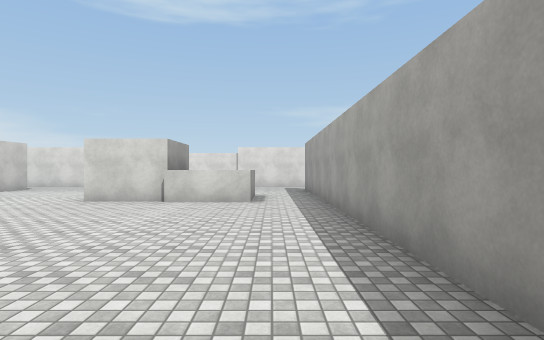
[1] (above)

17 first-person views from a walk through a 3-D level made in the Unity game engine. The camera is 1.5 m above the floor, looks level and sees 80° across. The floor is counted in squares, 2 m on a side. Each view is taken from the middle of a square. On the plan, view 1 faces up. The plan holds only what a view shows up to about 11 squares ahead; the rest is blank. The player is left out. Some animated figures are not drawn. Surface patterns are stand-ins for the level's own textures.

[2]
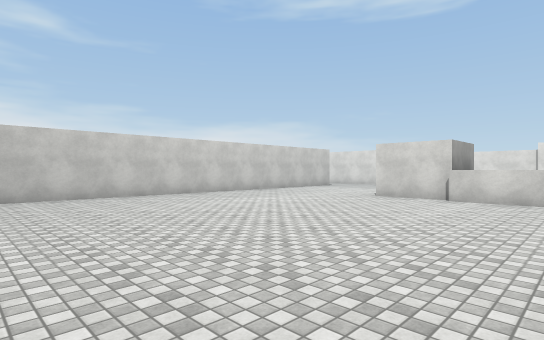

[3]
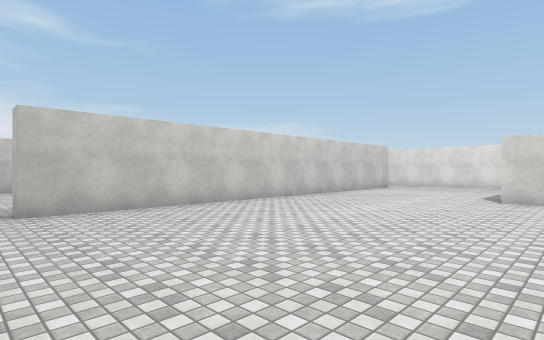

[4]
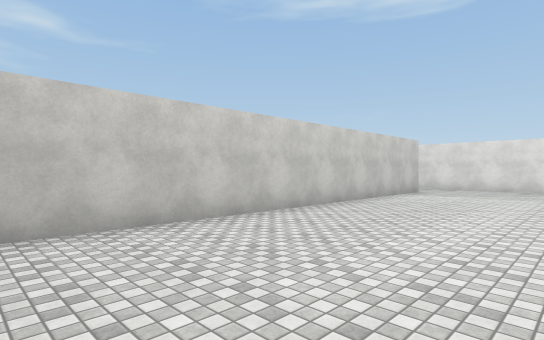

[5]
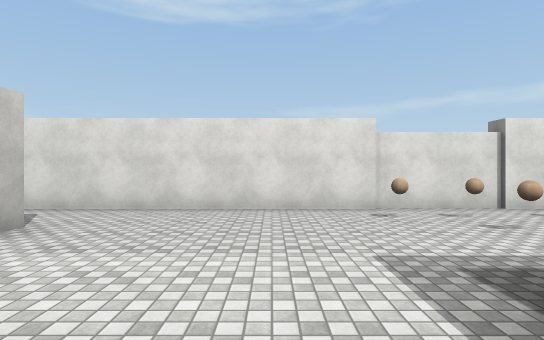

[6]
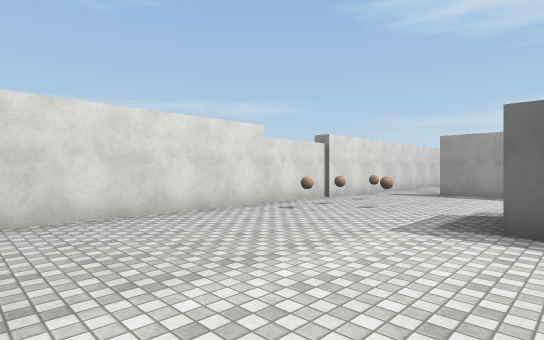

[7]
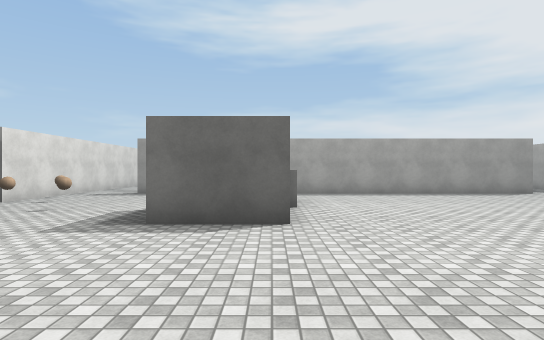

[8]
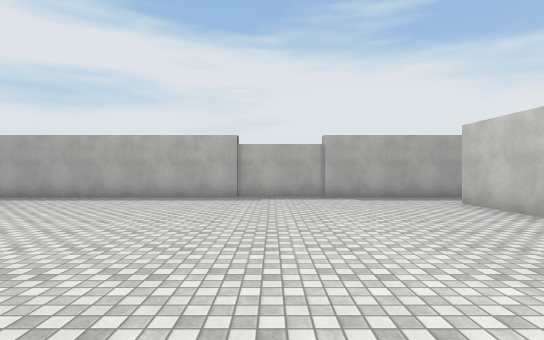

[9]
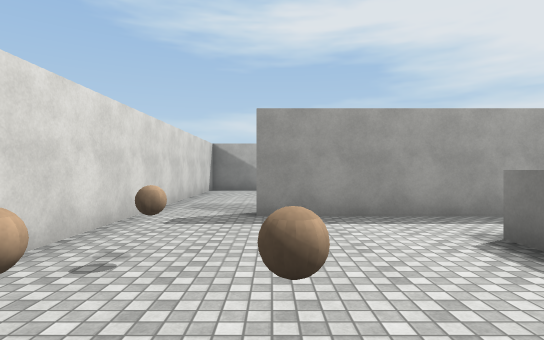

[10]
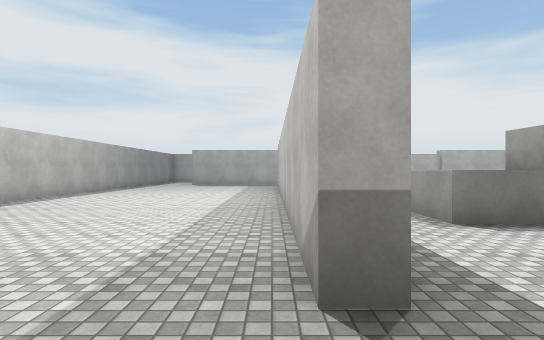

[11]
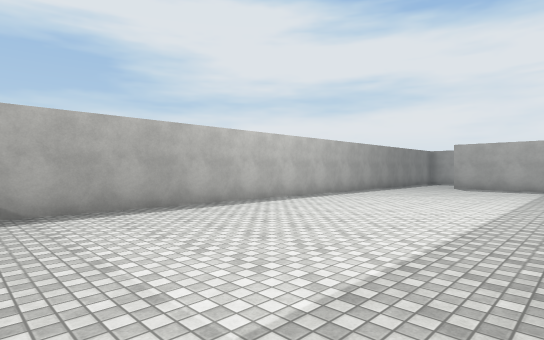

[12]
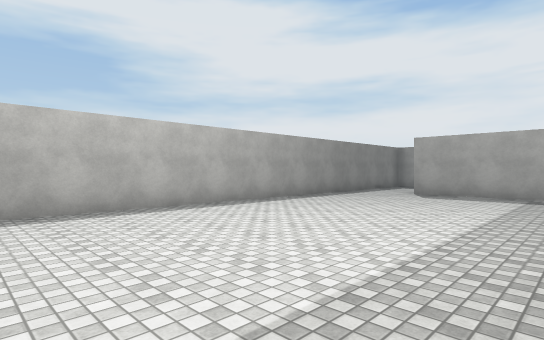

[13]
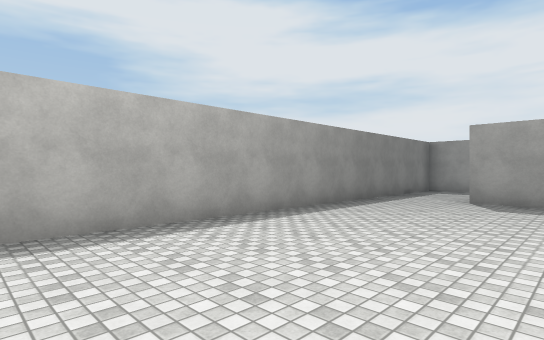

[14]
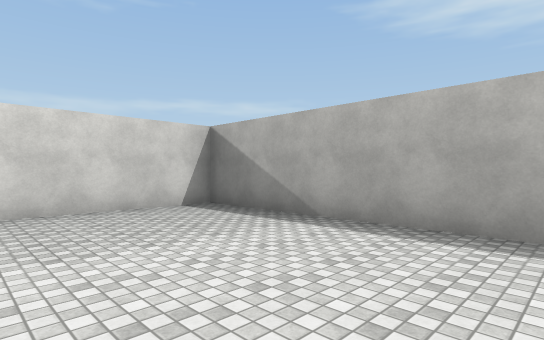

[15]
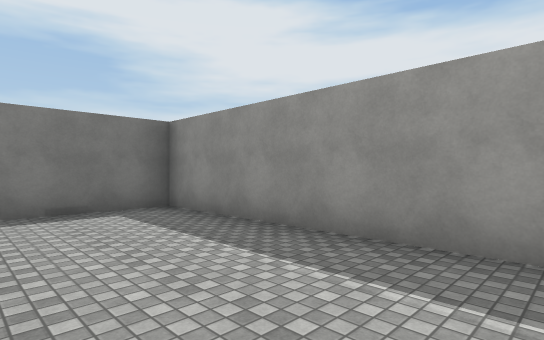

[16]
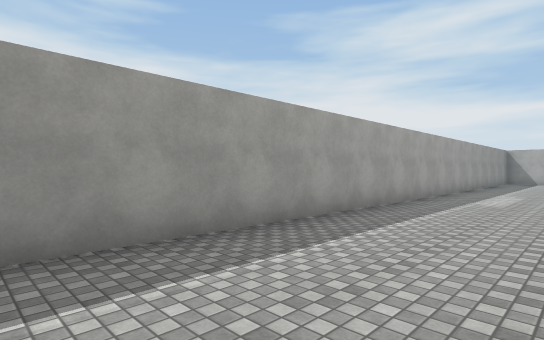

[17]
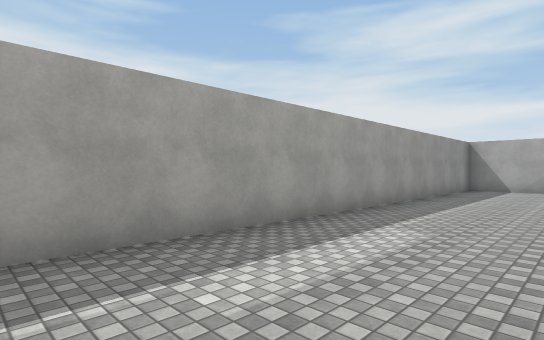

### Floor plan
Points are (right, up) in squares from view 1. A wall is a line through its corners. A room is listed if a view was taken in it or the views show most of it. See-through windows are left out.
Room 1 (views 1, 2, 3, 4, 5, 6, 7, 8, 9)
walls: (-9.2, 12.2) (-9.2, -0.2) (-9.8, -0.2); (0.5, 14.2) (-9.4, 14.2); (1.3, -0.2) (1.3, 12.2); (-9.5, -2.3) (0.5, -2.3)
ways out: opening at (1, -1) to room 2; opening at (1, 13.5) to room 2; opening at (-10, -1); opening at (-10, 13.5)
objects: box (-4, 8) to (-3, 9); ball (-4, 13); ball (-3, 12); ball (-3, 13); box (-2, 8) to (-1, 9); ball (-1, 13)
Room 2 (views 10, 11, 12, 13, 14, 15, 16, 17)
walls: (0.5, -2.3) (6, -2.3); (1.3, 12.2) (1.7, 12.2) (1.7, 4); (-15.4, -6.2) (8.2, -6.2) (8.2, 14.2) (0.5, 14.2); (-16.3, -4.1) (-16.3, -5.4)
ways out: opening at (1, -1) to room 1; opening at (1, 13.5) to room 1

Positions as (right, up) in squares from view 1, and headings:
1: (0, 0), facing up
2: (0, -1), facing up-left
3: (-3, -1), facing up-left
4: (-5, 1), facing up-left
5: (-6, 8), facing up
6: (-9, 9), facing up-right
7: (-9, 8), facing right
8: (-5, 7), facing down
9: (-4, 12), facing right
10: (2, 14), facing down
11: (2, 12), facing down-right
12: (2, 8), facing down-right
13: (4, 6), facing down-right
14: (4, 8), facing up-right
15: (2, -3), facing down-right
16: (4, -3), facing down-left
17: (-3, -3), facing down-left
